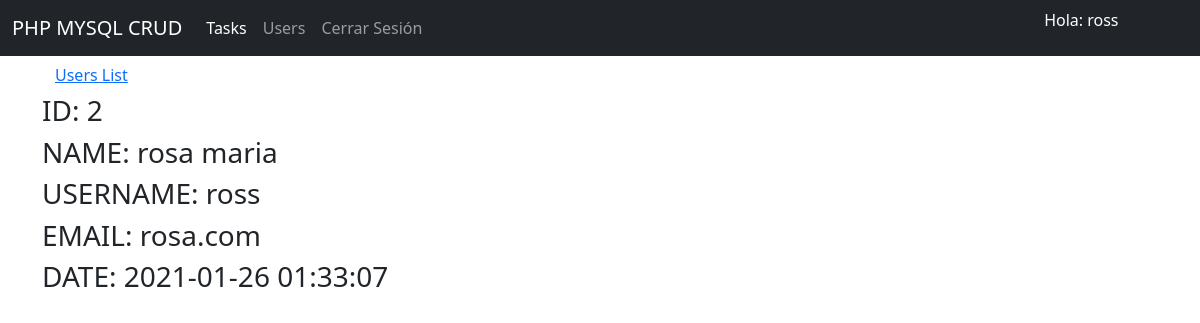
The page /user/show.php?id=2 (signed in) on the database its author committed.
### tables this page shows
CREATE TABLE `users` (
  `id` int(11) NOT NULL,
  `name` varchar(255) NOT NULL,
  `email` varchar(255) NOT NULL,
  `username` varchar(255) NOT NULL,
  `password` varchar(255) NOT NULL,
  `created_at` timestamp NOT NULL DEFAULT current_timestamp() ON UPDATE current_timestamp()
);

### user/show.php (the view, shortened to what this page needs)
<?php
    include("../util/db.php")
?>
<?php
    if (isset($_GET["id"])) {
        $query = " SELECT * FROM `users` WHERE id= ". $_GET["id"];
        $response = mysqli_query($conn, $query);
        $item = mysqli_fetch_array($response);
    }
?>
<?php include("../includes/header.php") ?>
<div class="container">
    <a class="btn btn-link link" href="./index.php">Users List</a>
    <h3>ID: <?php echo $item["id"]; ?> </h3>
    <h3>NAME: <?php echo $item["name"]; ?> </h3>
    <h3>USERNAME: <?php echo $item["username"]; ?> </h3>
    <h3>EMAIL: <?php echo $item["email"]; ?> </h3>
    <h3>DATE: <?php echo $item["created_at"]; ?> </h3>
</div>
</body>
</html>

### rows shown on the page
users: id "2", name "rosa maria", username "ross", email "rosa.com", created_at "2021-01-26 01:33:07"

### other values the page prints
$_SESSION['username'] "ross"
